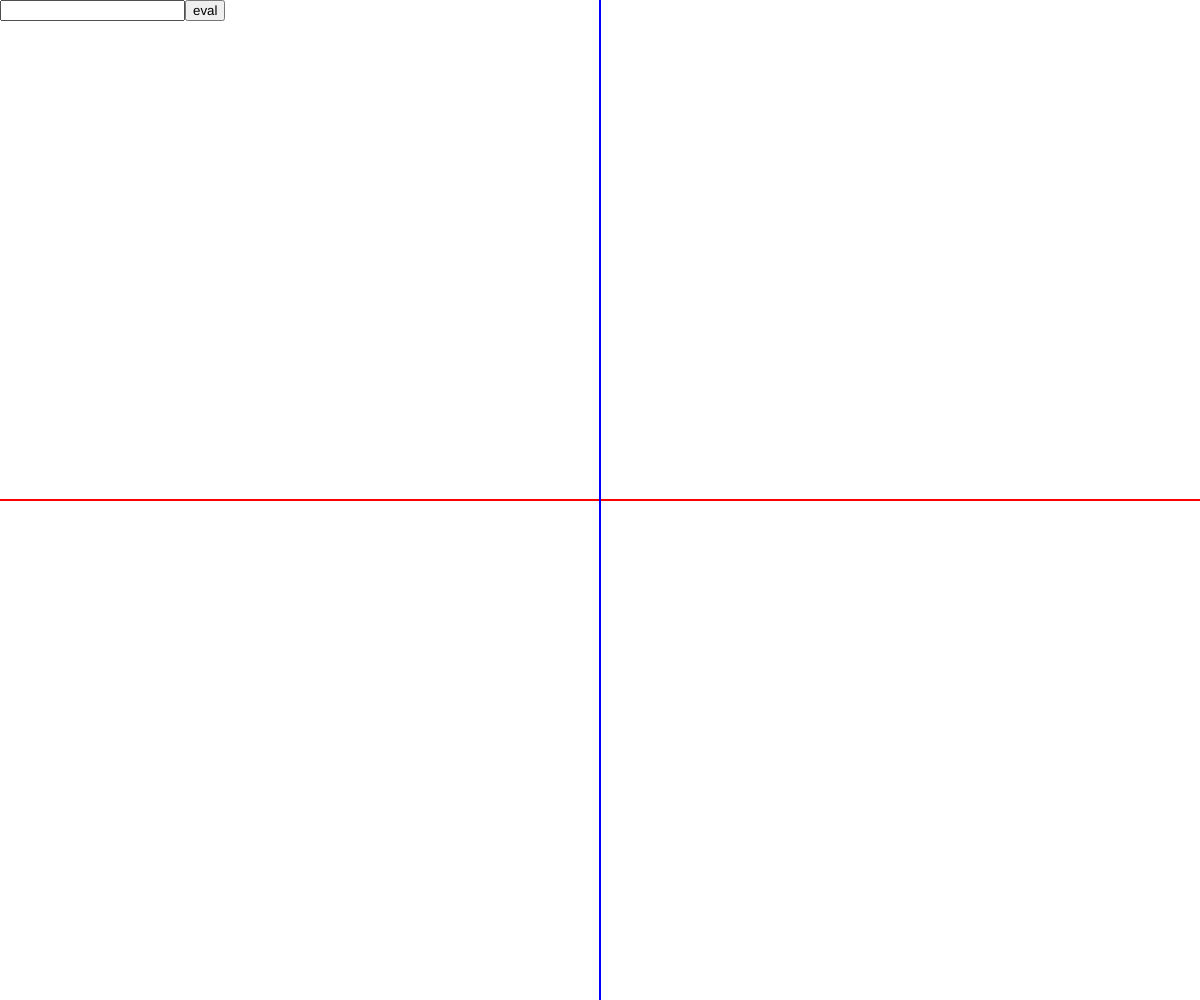
Frame 1 (no input)
Frame 60 (no input): identical to frame 1, image omitted
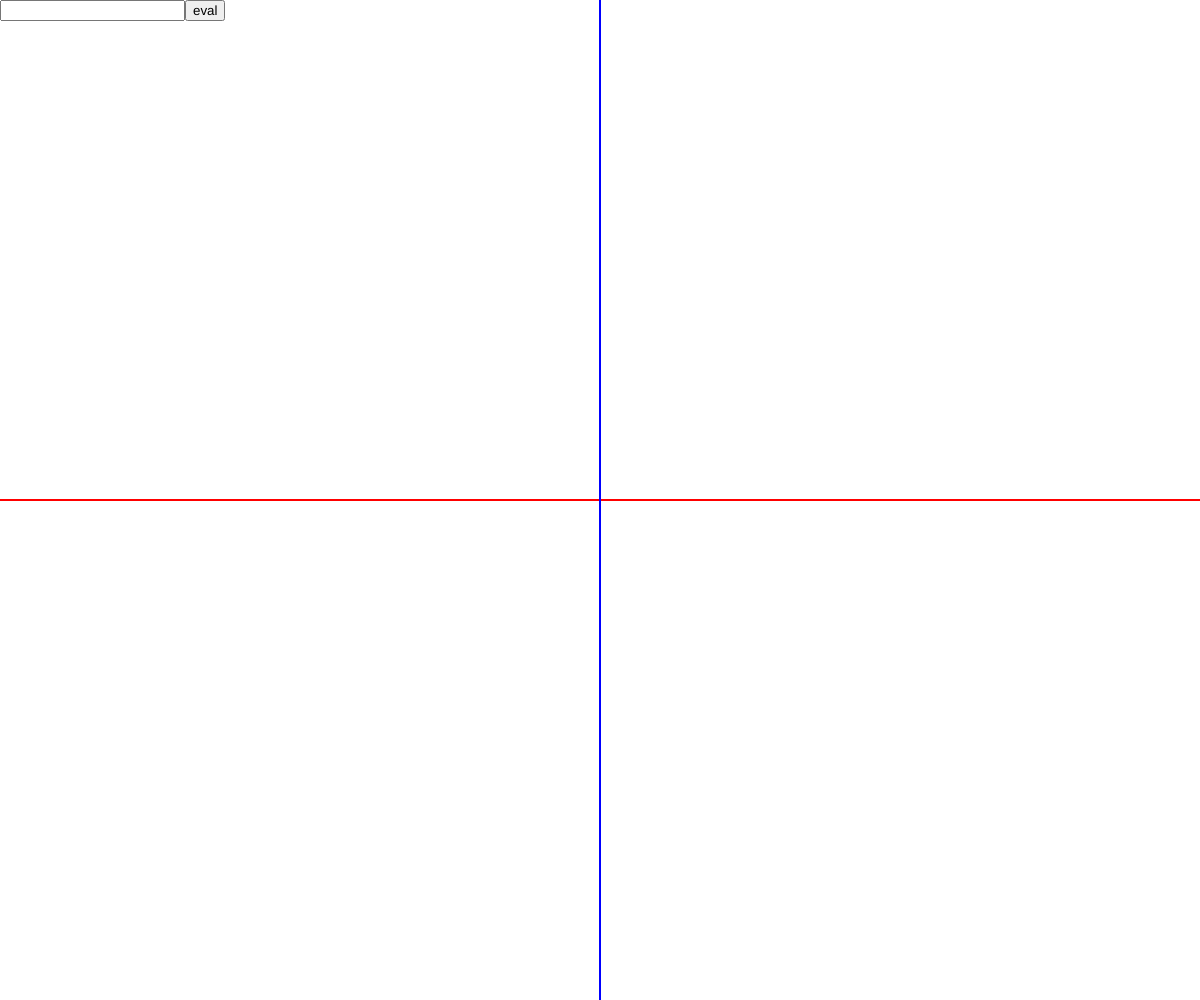
Frame 120 (the mouse pressed at the canvas centre since frame 60)

The p5.js sketch that drew these frames (run headless with seeded random() and noise() and a simulated clock; from frame 60 on, the mouse is pressed at the canvas centre):

// p5.js sketch
// ── sketch.js
function setup() {
  createCanvas(windowWidth, windowHeight);

  input = createInput();
  input.position(0, 0);

  button = createButton('eval');
  button.position(input.x + input.width, 0);
  button.mousePressed(ev);

  visible = []
  invisible = []
}

//da console:
//visible.push(new Circle(Center,100))


function draw() {
  cls()

  visible = visible
  for (o of visible){
    o.show()
  }
}

function windowResized(){
  resizeCanvas(windowWidth,windowHeight)
}

function ev(){
  eval(input.value())
  input.value('')
}

// ── Shapes.js
function range(start,end,step=1){
  t = []
  if (end == null){
    end = start
    start = 1
  }
  if ( ((end > start) & (step > 0)) | ((end < start) & (step < 0)))
    for (let i = start; i< end;  i+=step)
      t.push(i)
  return t
}

function grt(a,b){
  return (a>=b) ? a : b
}

function sml(a,b){
  return (a<=b) ? a : b
}

m = {
  x : function() {return mouseX-width/2},
  y : function() {return -mouseY+height/2}
}

class Point{
  constructor(x,y){
    this.type = "Point"
    this.x = x
    this.y = y
  }
  update(x=this.x,y=this.y){
    this.x = x
    this.y = y
  }
  distance(shape){
    if (shape.type == "Segment" | shape.type == "Line"){
      let l = shape
      return this.distance(l.getPerp(new Point(this.x,this.y)).intersect(l))
    }
    else if (shape.type == "Point"){
      let p = shape
      return Math.sqrt( (this.x - p.x)*(this.x - p.x) + (this.y - p.y)*(this.y - p.y))
    }
  }
  isCloserThan(p,d){
    if (this.distance(p) <= d)
      return true
    else
      return false
  }
  isAligned(p1,p2,error=0.00001){
    if (((p1.x - p2.x <= error) | (p2.x - p1.x <= error)) & ((p1.x - this.x <= error) | (this.x - p1.x <= error)))
      return true
    else{
      if (((p2.y-p1.y)/(p2.x-p1.x) - (p1.y-this.y)/(p1.x-this.x) <= error) | (p1.y-this.y)/(p1.x-this.x) - ((p2.y-p1.y)/(p2.x-p1.x) <= error))
        return true
      else
        return false
    }
  }
  isCongruent(p,error=0.00001){
    if ((this.x - p.x <= error | p.x - this.x <= error) & (this.u - p.y <= error | p.y - this.y <= error) )
      return true
    else
      return false
  }
  belongsTo(shape,error=0.00001){
    let result = false
    switch (shape.type){
      case "Segment":
        let s = shape
        if ((this.y - s.getPointAt(this.x).y <= error) | (s.getPointAt(this.x).y - this.y  <= error))
          result= true
        else
          result= false
        break
      case "Line":
        let l = shape
        if ((this.y - l.getPointAt(this.x).y <= error) | (l.getPointAt(this.x).y - this.y <= error))
          result= true
        else
          result= false
        break
      default:
        result = false
        break
    }
    return result
  }
  show(tag=false,col=[255,0,0,255],size=5){
    fill(col[0],col[1],col[2],col[3])
    noStroke()
    ellipse(this.x + width/2 , -1* this.y + height/2 ,size,size)
    if (tag){
      textAlign(LEFT)
      textSize(size * 2 + "px")
      noStroke()
      fill(col[0],col[1],col[2],col[3])
      text("(" + this.x + ";" + this.y + ")",this.x + width/2, -this.y + height/2)
    }
  }
}

Center = new Point(0,0)

class Segment{
  constructor(p1,p2){
    this.type = "Segment"
    this.p1 = p1
    this.p2 = p2
    this.calculate()
  }
  update(p1=this.p1,p2=this.p2){
    this.p1 = p1
    this.p2 = p2
    this.calculate()
  }
  translate(v){
    this.p1.x = this.p1.x + v.x
    this.p2.x = this.p2.x + v.x
    this.p1.y = this.p1.y + v.y
    this.p2.y = this.p2.y + v.y
    this.update()
  }
  rotate(p,theta){
    //TODO
    this.update()
  }
  calculate(){
    this.y2 = grt(this.p1.y,this.p2.y)
    this.y1 = sml(this.p1.y,this.p2.y)
    this.x2 = grt(this.p1.x,this.p2.x)
    this.x1 = sml(this.p1.x,this.p2.x)
    this.mx = (this.p1.x + this.p2.x)/2
    this.my = (this.p1.y + this.p2.y)/2
    this.len = this.p1.distance(this.p2)
    this.isParallelToY = (this.x1 == this.x2) ? true : false
    this.isParallelToX = (this.y1 == this.y2) ? true : false
    if (this.isParallelToY){
      this.m = Infinity
      this.q = undefined
      this.theta = Math.PI/2
    }
    else
      this.m = (this.p2.y-this.p1.y)/(this.p2.x-this.p1.x)
    this.q = this.p1.y - (this.m * this.p1.x)
    this.theta = Math.atan(this.m)
  }
  getMidpoint(){
    this.calculate()
    return new Point(this.mx,this.my)
  }
  getParallel(p){
    return new Line(p,this.theta)
  }
  getPerp(p){
    if (this.m == 0)
      return new Line(p,Math.PI/2)
    else if (this.m == Math.PI/2)
      return new Line(p,0)
    else
      return new Line(p,Math.atan(-1/this.m))
  }
  getAx(){
    return this.getPerp(this.getMidpoint())
  }
  belongsTo(l){
    if ((l.m == this.m) & (l.q == this.q))
      return true
    else
      return false
  }
  show(showPoints=false,col=[0,0,0,255],size=2,tag=false){
    stroke(col[0],col[1],col[2],col[3])
    strokeWeight(size)
    line(this.p1.x+width/2,-this.p1.y+height/2  ,this.p2.x+width/2, -this.p2.y+height/2)
    if (showPoints){
      this.p1.show()
      this.p2.show()
    }
    if (tag){
      textAlign(LEFT)
      textSize(size * 5 + "px")
      noStroke()
      fill(col[0],col[1],col[2],col[3])
      text("lenght:" + this.len + "\ntheta:" + this.theta,this.mx + width/2, -this.my + height/2)
    }
  }
  getPointAt(x){
    return new Point(x,this.m * x + this.q)
  }
  isParallel(l){
    if (this.m == l.m)
      return true
    else
      return false
  }
  getAngleBetween(l){
    undefined
  }
  intersect(shape){
    let l = shape
    let x = (l.q - this.q)/(this.m-l.m)
    if (this.isParallel(l))
      return undefined
    else{
      if (this.isParallelToY & !l.isParallelToY)
        return l.getPointAt(this.p1.x)
      if (l.isParallelToY & !this.isParallelToY)
        return this.getPointAt(l.p1.x)
      else
        return new Point(x,this.getPointAt(x).y)
    }
  }
  makeLine(){
    return new Line(this.p1,this.theta)
  }
}

class Line extends Segment{
  constructor(p,theta){
    var width = 1920
    var height = 1080
    if ((Math.PI/2) == theta  | -(Math.PI/2) == theta){
      var p1 = new Point( p.x,height/2)
      var p2 = new Point( p.x,-height/2)
    }
    else {
      let m = Math.tan(theta)
      let q = p.y - (m * p.x)
      var p1 = new Point( -width/2, m * -width/2 + q )
      var p2 = new Point( width/2, m * width/2 + q )
    }
    super(p1,p2)
    this.type = "Line"
  }
  getMidpoint(){
    return undefined
  }
}

class Triangle{
  constructor(p1=new Point(0,0),p2=new Point(0,0),p3=new Point(0,0)){
    this.type = "Triangle"
    this.p1 = p1
    this.p2 = p2
    this.p3 = p3
    this.l1 = new Segment(this.p1,this.p2)
    this.l2 = new Segment(this.p2,this.p3)
    this.l3 = new Segment(this.p3,this.p1)
    this.calculate()
  }
  calculate(){
    this.perimeter = this.l1.len + this.l2.len + this.l3.len
    let p = this.perimeter/2
    this.area = Math.sqrt( p * (p-this.l1.len) * (p-this.l2.len) * (p-this.l3.len))
    this.equilateral = this.isEquilateral()
    this.isosceles = this.isIsosceles()

    this.m1 = new Segment(this.p1,this.l2.getMidpoint())
    this.m2 = new Segment(this.p2,this.l3.getMidpoint())
    this.m3 = new Segment(this.p3,this.l1.getMidpoint())

    this.a1 = new Segment(this.l1.getMidpoint(), this.getCircumcenter())
    this.a2 = new Segment(this.l2.getMidpoint(), this.getCircumcenter())
    this.a3 = new Segment(this.l3.getMidpoint(), this.getCircumcenter())

    this.h1 = new Segment(this.p1,this.l2.getPerp(this.p1).intersect(this.l2))
    this.h2 = new Segment(this.p2,this.l3.getPerp(this.p2).intersect(this.l3))
    this.h3 = new Segment(this.p3,this.l1.getPerp(this.p3).intersect(this.l1))

  }
  translate(v){
    this.p1.x = this.p1.x + v.x
    this.p2.x = this.p2.x + v.x
    this.p3.x = this.p3.x + v.x
    this.p1.y = this.p1.y + v.y
    this.p2.y = this.p2.y + v.y
    this.p3.y = this.p3.y + v.y
    this.calculate()
  }
  getGravity(){
    return new Point((this.p1.x + this.p2.x + this.p3.x) / 3 ,(this.p1.y + this.p2.y+this.p3.y)/3)
  }
  getCircumcenter(){
    return this.l1.getAx().intersect(this.l2.getAx())
  }
  getOrtho(){
    return this.h1.intersect(this.h2)
  }
  isIsosceles(error=0.00001){
    if ((this.l1.len - this.l2.len <= error | this.l2.len - this.l1.len <= error)| (this.l2.len - this.l3.len <=error | this.l3.len - this.l2.len <=error) | (this.l3.len - this.l1.len <= error | this.l1.len - this.l3.len <= error))
      return true
    else
      return false
  }
  isEquilateral(error=0.00001){
    if ((this.l1.len - this.l2.len <= error | this.l2.len - this.l1.len <= error) & (this.l2.len - this.l3.len <=error | this.l3.len - this.l2.len <=error))
      return true
    else
      return false
  }
  show(paint=false,paintCol=[255,0,0,86],showPoints=false,col=[0,0,0,255],size=2,tag=false,lineTag=false){
    if (paint){
      fill(paintCol[0],paintCol[1],paintCol[2],paintCol[3])
      stroke(col[0],col[1],col[2],col[3])
      strokeWeight(size)
      triangle( this.p1.x + width/2 , -this.p1.y + height/2,this.p2.x + width/2 , -this.p2.y + height/2, this.p3.x + width/2 , -this.p3.y + height/2)
    }
    else {
      this.l1.show(showPoints,col,size,lineTag)
      this.l2.show(showPoints,col,size,lineTag)
      this.l3.show(showPoints,col,size,lineTag)
    }
    if (tag){
      this.calculate()
      textAlign(LEFT)
      textSize(size * 5 + "px")
      noStroke()
      fill(col[0],col[1],col[2],col[3])
      text("perimeter:" + this.perimeter + "\narea:" + this.area,this.getGravity().x + width/2, -this.getGravity().y + height/2)
    }
  }
}

Axis = {
  x : new Line(Center,0),
  y : new Line(Center,Math.PI/2),
  show : function(){this.x.show(false,[255,0,0,255]);this.y.show(false,[0,0,255,255])}
}
function cls(){
  background(255)
  stroke(0)
  noFill()
  strokeWeight(2)
  Axis.show()
}

class Circle{
  constructor(c=Center,r=0){
    this.c = c
    this.r = r
    this.update()
  }
  update(c=this.c,r=this.r){
    this.type = "Circle"
    this.c = c
    this.r = r
    this.d = 2 * this.r
    this.circ = this.d * Math.PI
    this.area = this.r * this.r * Math.PI
    this.error = 0.00001
    if (this.r - this.error <= 0 | this.error - this.r <=0){
      this.isUndefined = true
      return new Point(this.c.x,this.c.y)
    }
  }
  compass(p,t){
    this.r = t.distance(p)/2
    this.c = new Segment(t,p).getMidpoint()
    this.update()
  }
  intersect(shape){
    if (shape.type == "Segment" | shape.type == "Line"){
      let l = shape
      let x1 = (-l.q*l.m)*(-Math.sqrt(l.q*l.q*l.m*(l.m-1) - l.q*l.q + this.r*this.r*(l.m + 1) )/(l.q + 1))
      let x2 = (-l.q*l.m)*(Math.sqrt(l.q*l.q*l.m*(l.m-1) - l.q*l.q + this.r*this.r*(l.m + 1) )/(l.q + 1))
      let points = [new Point(x1,l.getPointAt(x1)).y, new Point(x1,l.getPointAt(x2)).y]
      return points
    }
  }
  show(paint=false,paintCol=[255,0,0,86],showPoints=false,col=[0,0,0,255],size=2,tag=false){
    ellipseMode(RADIUS)
    if (paint)
      fill(paintCol[0],paintCol[1],paintCol[2],paintCol[3])
    else
      noFill()
    if (showPoints)
      c.show(tag,col)
    strokeWeight(size)
    stroke(col[0],paintCol[1],paintCol[2],paintCol[3])
    ellipse(this.c.x + width/2, -this.c.y + height/2, this.r,this.r)
    if (tag){
      textAlign(LEFT)
      textSize(size * 2 + "px")
      noStroke()
      fill(col[0],col[1],col[2],col[3])
      text("circ: " + this.circ + "\narea:" + this.area,this.c.x + width/2, -this.y + height/2 + size * 4)
    ellipseMode(CENTER)
    }
  }
}
